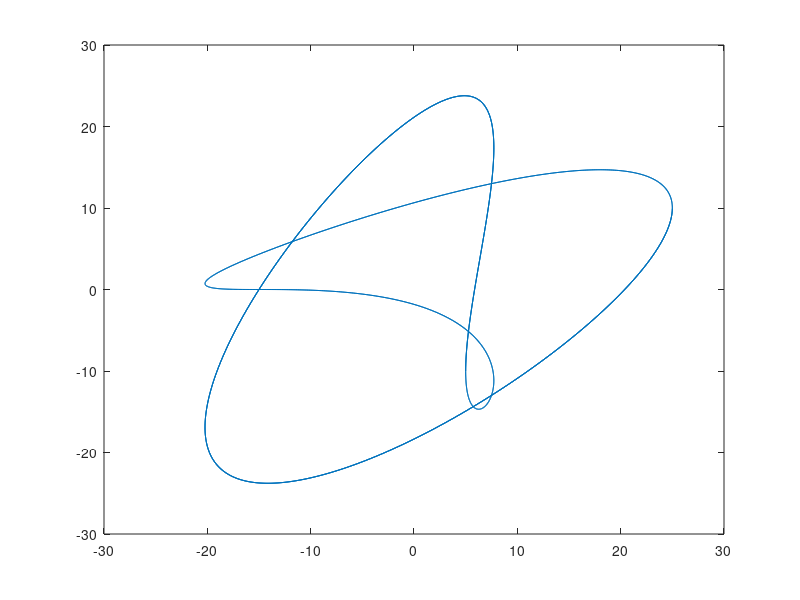
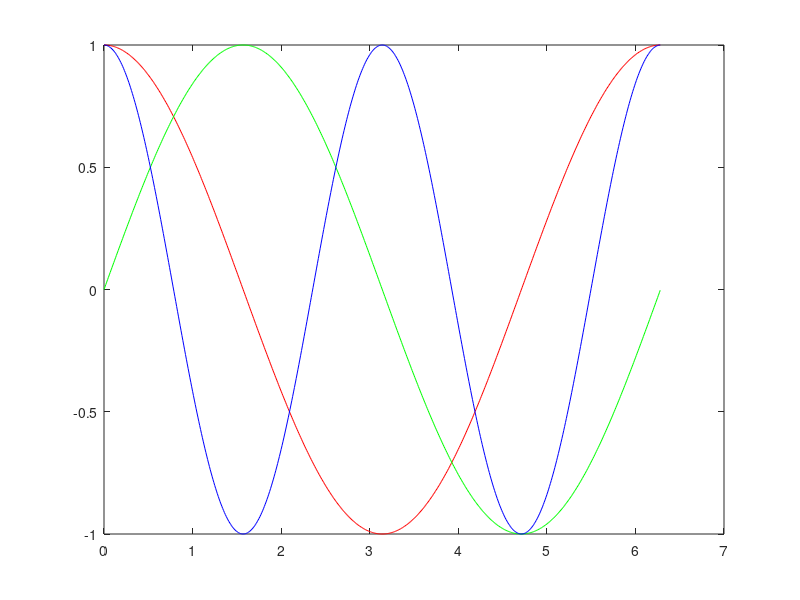
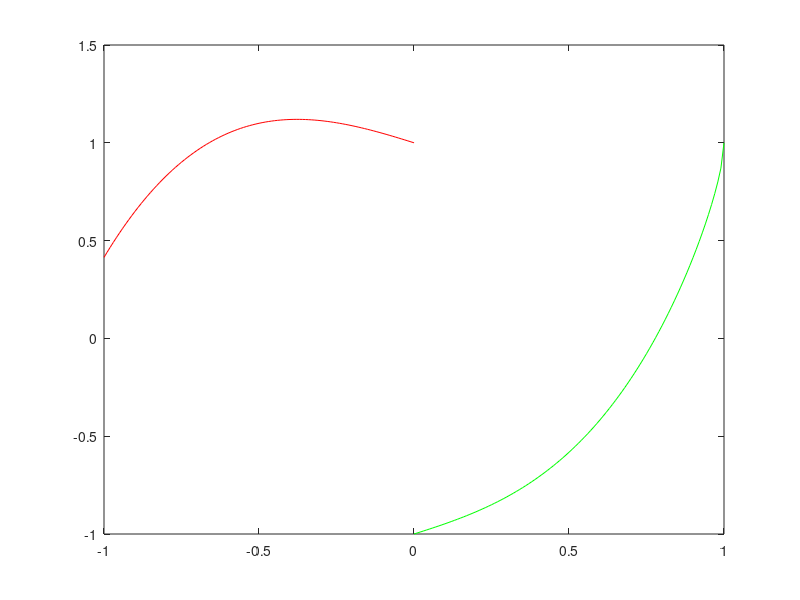
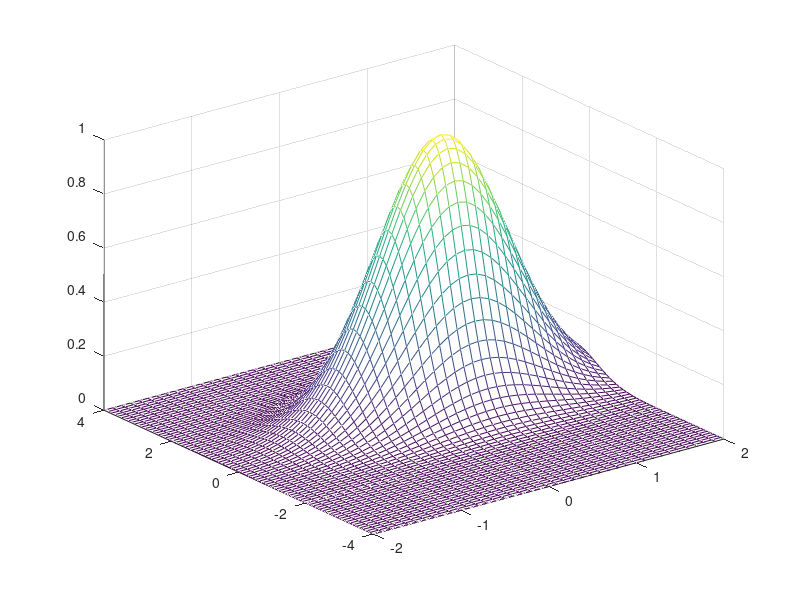

These figures' MATLAB source, in order:
% Exercise 1
a = [1 2 3]
b = [4 5 6]'
c = a * b
d = b'
e = a.*d
f = a.^2
g = a.^d
v = 1:6
w = 2:3:10
y = 10:-1:0
exp(a)
exp(1) %number e 
sqrt(a)
m = max(a)
[m, k] = max(a)
h = [-2 -9 8]
k = abs(h)

% Exercise 2 - Polynomials
p1 = [2 -5 0 8]
polyval(p1, 2)
p2 = [1 -5 -17 21]
roots(p2)

% Exercise 3 - Graphs 
% 1
x = 0:0.01:1;
y1 = exp(10.*x.*(x-1)).*sin(12.*pi.*x);
y2 = 3.*exp(5.*x.^2-1).*cos(12.*pi.*x);
plot(x,y2,'r')

% 2
t = 0:0.01:10*pi;
a = 5;
b = 10;
x = (a+b)*cos(t)-b*cos((a/b+1)*t);
y = (a+b)*sin(t)-b*cos((a/b+1)*t);
figure(1)
plot(x, y)

% 3
x = 0:0.01:2*pi;
f1 = cos(x);
f2 = sin(x);
f3 = cos(2*x);
figure(2)
plot(x, f1, 'r')
hold on
plot(x, f2, 'g')
plot(x, f3, 'b')

% 4
x1 = -1:0.01:0
x2 = 0:0.01:1
f1 = x1.^3 + sqrt(1-x1)
f2 = x2.^3 - sqrt(1-x2)
figure(3)
plot(x1, f1, 'r', x2, f2, 'g');

% 5
x = 0:50;
x1 = 0:2:50;
x2 = 1:2:50;
f1 = x1/2;
f2 = 3*x2 + 1;
figure(4)
plot(x1, f1, 'r', x2, f2, 'g');

% 6
x = 0:0.01:50;
g = 1;
i = 0;
while i < 6
  i = i+1;
  g = 1+1/g;
endwhile
disp(g);

% 7
[x, y] = meshgrid(-2:0.1:2, -4:0.1:4);
z = exp(-((x-1/2).^2 + (y-1/2).^2));
mesh(x,y,z)

